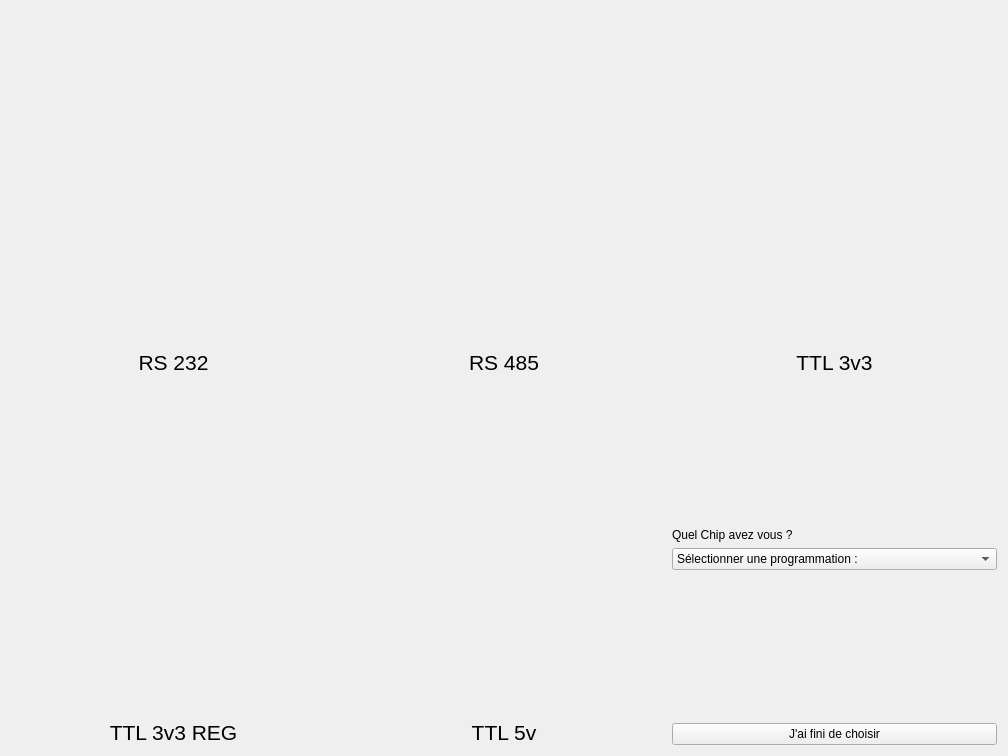
<?xml version="1.0" encoding="UTF-8"?>
<ui version="4.0">
 <class>Aide</class>
 <widget class="QWidget" name="Aide">
  <property name="geometry">
   <rect>
    <x>0</x>
    <y>0</y>
    <width>1008</width>
    <height>756</height>
   </rect>
  </property>
  <property name="minimumSize">
   <size>
    <width>1008</width>
    <height>756</height>
   </size>
  </property>
  <property name="windowTitle">
   <string>Form</string>
  </property>
  <layout class="QGridLayout" name="gridLayout">
   <item row="0" column="1">
    <layout class="QVBoxLayout" name="verticalLayout_2">
     <item>
      <widget class="QLabel" name="label_8">
       <property name="sizePolicy">
        <sizepolicy hsizetype="Preferred" vsizetype="Expanding">
         <horstretch>0</horstretch>
         <verstretch>0</verstretch>
        </sizepolicy>
       </property>
       <property name="minimumSize">
        <size>
         <width>100</width>
         <height>100</height>
        </size>
       </property>
       <property name="maximumSize">
        <size>
         <width>1000</width>
         <height>1000</height>
        </size>
       </property>
       <property name="text">
        <string/>
       </property>
       <property name="pixmap">
        <pixmap resource="images.qrc">:/USBRS485.png</pixmap>
       </property>
       <property name="scaledContents">
        <bool>true</bool>
       </property>
       <property name="alignment">
        <set>Qt::AlignCenter</set>
       </property>
      </widget>
     </item>
     <item>
      <widget class="QLabel" name="label_9">
       <property name="sizePolicy">
        <sizepolicy hsizetype="Preferred" vsizetype="Preferred">
         <horstretch>0</horstretch>
         <verstretch>0</verstretch>
        </sizepolicy>
       </property>
       <property name="text">
        <string>&lt;html&gt;&lt;head/&gt;&lt;body&gt;&lt;p&gt;&lt;span style=&quot; font-size:16pt;&quot;&gt;RS 485&lt;/span&gt;&lt;/p&gt;&lt;/body&gt;&lt;/html&gt;</string>
       </property>
       <property name="alignment">
        <set>Qt::AlignCenter</set>
       </property>
      </widget>
     </item>
    </layout>
   </item>
   <item row="0" column="0">
    <layout class="QVBoxLayout" name="verticalLayout">
     <item>
      <widget class="QLabel" name="label_2">
       <property name="sizePolicy">
        <sizepolicy hsizetype="Preferred" vsizetype="Expanding">
         <horstretch>0</horstretch>
         <verstretch>0</verstretch>
        </sizepolicy>
       </property>
       <property name="minimumSize">
        <size>
         <width>100</width>
         <height>100</height>
        </size>
       </property>
       <property name="maximumSize">
        <size>
         <width>1000</width>
         <height>1000</height>
        </size>
       </property>
       <property name="text">
        <string/>
       </property>
       <property name="pixmap">
        <pixmap resource="images.qrc">:/USBRS232.png</pixmap>
       </property>
       <property name="scaledContents">
        <bool>true</bool>
       </property>
       <property name="alignment">
        <set>Qt::AlignCenter</set>
       </property>
      </widget>
     </item>
     <item>
      <widget class="QLabel" name="label">
       <property name="sizePolicy">
        <sizepolicy hsizetype="Preferred" vsizetype="Preferred">
         <horstretch>0</horstretch>
         <verstretch>0</verstretch>
        </sizepolicy>
       </property>
       <property name="text">
        <string>&lt;html&gt;&lt;head/&gt;&lt;body&gt;&lt;p&gt;&lt;span style=&quot; font-size:16pt;&quot;&gt;RS 232&lt;/span&gt;&lt;/p&gt;&lt;/body&gt;&lt;/html&gt;</string>
       </property>
       <property name="alignment">
        <set>Qt::AlignCenter</set>
       </property>
      </widget>
     </item>
    </layout>
   </item>
   <item row="1" column="0">
    <layout class="QVBoxLayout" name="verticalLayout_9">
     <item>
      <widget class="QLabel" name="label_22">
       <property name="sizePolicy">
        <sizepolicy hsizetype="Preferred" vsizetype="Expanding">
         <horstretch>0</horstretch>
         <verstretch>0</verstretch>
        </sizepolicy>
       </property>
       <property name="minimumSize">
        <size>
         <width>100</width>
         <height>100</height>
        </size>
       </property>
       <property name="maximumSize">
        <size>
         <width>1000</width>
         <height>1000</height>
        </size>
       </property>
       <property name="text">
        <string/>
       </property>
       <property name="pixmap">
        <pixmap resource="images.qrc">:/USBTTL3V3REG.png</pixmap>
       </property>
       <property name="scaledContents">
        <bool>true</bool>
       </property>
       <property name="alignment">
        <set>Qt::AlignCenter</set>
       </property>
      </widget>
     </item>
     <item>
      <widget class="QLabel" name="label_23">
       <property name="sizePolicy">
        <sizepolicy hsizetype="Preferred" vsizetype="Preferred">
         <horstretch>0</horstretch>
         <verstretch>0</verstretch>
        </sizepolicy>
       </property>
       <property name="text">
        <string>&lt;html&gt;&lt;head/&gt;&lt;body&gt;&lt;p&gt;&lt;span style=&quot; font-size:16pt;&quot;&gt;TTL 3v3 REG&lt;/span&gt;&lt;/p&gt;&lt;/body&gt;&lt;/html&gt;</string>
       </property>
       <property name="alignment">
        <set>Qt::AlignCenter</set>
       </property>
      </widget>
     </item>
    </layout>
   </item>
   <item row="1" column="1">
    <layout class="QVBoxLayout" name="verticalLayout_8">
     <item>
      <widget class="QLabel" name="label_20">
       <property name="sizePolicy">
        <sizepolicy hsizetype="Preferred" vsizetype="Expanding">
         <horstretch>0</horstretch>
         <verstretch>0</verstretch>
        </sizepolicy>
       </property>
       <property name="minimumSize">
        <size>
         <width>100</width>
         <height>100</height>
        </size>
       </property>
       <property name="maximumSize">
        <size>
         <width>1000</width>
         <height>1000</height>
        </size>
       </property>
       <property name="text">
        <string/>
       </property>
       <property name="pixmap">
        <pixmap resource="images.qrc">:/USBTTL5V.png</pixmap>
       </property>
       <property name="scaledContents">
        <bool>true</bool>
       </property>
       <property name="alignment">
        <set>Qt::AlignCenter</set>
       </property>
      </widget>
     </item>
     <item>
      <widget class="QLabel" name="label_21">
       <property name="sizePolicy">
        <sizepolicy hsizetype="Preferred" vsizetype="Preferred">
         <horstretch>0</horstretch>
         <verstretch>0</verstretch>
        </sizepolicy>
       </property>
       <property name="text">
        <string>&lt;html&gt;&lt;head/&gt;&lt;body&gt;&lt;p&gt;&lt;span style=&quot; font-size:16pt;&quot;&gt;TTL 5v&lt;/span&gt;&lt;/p&gt;&lt;/body&gt;&lt;/html&gt;</string>
       </property>
       <property name="alignment">
        <set>Qt::AlignCenter</set>
       </property>
      </widget>
     </item>
    </layout>
   </item>
   <item row="0" column="2">
    <layout class="QVBoxLayout" name="verticalLayout_3">
     <item>
      <widget class="QLabel" name="label_10">
       <property name="sizePolicy">
        <sizepolicy hsizetype="Preferred" vsizetype="Expanding">
         <horstretch>0</horstretch>
         <verstretch>0</verstretch>
        </sizepolicy>
       </property>
       <property name="minimumSize">
        <size>
         <width>100</width>
         <height>100</height>
        </size>
       </property>
       <property name="maximumSize">
        <size>
         <width>1000</width>
         <height>1000</height>
        </size>
       </property>
       <property name="text">
        <string/>
       </property>
       <property name="pixmap">
        <pixmap resource="images.qrc">:/USBTTL3V3.png</pixmap>
       </property>
       <property name="scaledContents">
        <bool>true</bool>
       </property>
       <property name="alignment">
        <set>Qt::AlignCenter</set>
       </property>
      </widget>
     </item>
     <item>
      <widget class="QLabel" name="label_11">
       <property name="sizePolicy">
        <sizepolicy hsizetype="Preferred" vsizetype="Preferred">
         <horstretch>0</horstretch>
         <verstretch>0</verstretch>
        </sizepolicy>
       </property>
       <property name="text">
        <string>&lt;html&gt;&lt;head/&gt;&lt;body&gt;&lt;p&gt;&lt;span style=&quot; font-size:16pt;&quot;&gt;TTL 3v3&lt;/span&gt;&lt;/p&gt;&lt;/body&gt;&lt;/html&gt;</string>
       </property>
       <property name="alignment">
        <set>Qt::AlignCenter</set>
       </property>
      </widget>
     </item>
    </layout>
   </item>
   <item row="1" column="2">
    <layout class="QVBoxLayout" name="verticalLayout_7">
     <item>
      <spacer name="verticalSpacer_2">
       <property name="orientation">
        <enum>Qt::Vertical</enum>
       </property>
       <property name="sizeHint" stdset="0">
        <size>
         <width>20</width>
         <height>40</height>
        </size>
       </property>
      </spacer>
     </item>
     <item>
      <widget class="QLabel" name="label_3">
       <property name="sizePolicy">
        <sizepolicy hsizetype="Minimum" vsizetype="Fixed">
         <horstretch>0</horstretch>
         <verstretch>0</verstretch>
        </sizepolicy>
       </property>
       <property name="text">
        <string>Quel Chip avez vous ?</string>
       </property>
      </widget>
     </item>
     <item>
      <widget class="QComboBox" name="cboAideProg">
       <property name="sizePolicy">
        <sizepolicy hsizetype="Preferred" vsizetype="Fixed">
         <horstretch>0</horstretch>
         <verstretch>0</verstretch>
        </sizepolicy>
       </property>
       <item>
        <property name="text">
         <string>Sélectionner une programmation :</string>
        </property>
       </item>
       <item>
        <property name="text">
         <string>RS 232</string>
        </property>
       </item>
       <item>
        <property name="text">
         <string>RS 485</string>
        </property>
       </item>
       <item>
        <property name="text">
         <string>TTL 3v3</string>
        </property>
       </item>
       <item>
        <property name="text">
         <string>TTL 3v3 REG</string>
        </property>
       </item>
       <item>
        <property name="text">
         <string>TTL 5v</string>
        </property>
       </item>
      </widget>
     </item>
     <item>
      <spacer name="verticalSpacer">
       <property name="orientation">
        <enum>Qt::Vertical</enum>
       </property>
       <property name="sizeHint" stdset="0">
        <size>
         <width>20</width>
         <height>40</height>
        </size>
       </property>
      </spacer>
     </item>
     <item>
      <widget class="QPushButton" name="pushButton">
       <property name="sizePolicy">
        <sizepolicy hsizetype="Minimum" vsizetype="Minimum">
         <horstretch>0</horstretch>
         <verstretch>0</verstretch>
        </sizepolicy>
       </property>
       <property name="text">
        <string>J'ai fini de choisir</string>
       </property>
       <property name="icon">
        <iconset resource="images.qrc">
         <normaloff>:/CheckMark.png</normaloff>:/CheckMark.png</iconset>
       </property>
      </widget>
     </item>
    </layout>
   </item>
  </layout>
 </widget>
 <resources>
  <include location="images.qrc"/>
 </resources>
 <connections>
  <connection>
   <sender>cboAideProg</sender>
   <signal>currentIndexChanged(int)</signal>
   <receiver>Aide</receiver>
   <slot>updateAideProgIndex(int)</slot>
   <hints>
    <hint type="sourcelabel">
     <x>995</x>
     <y>572</y>
    </hint>
    <hint type="destinationlabel">
     <x>671</x>
     <y>730</y>
    </hint>
   </hints>
  </connection>
  <connection>
   <sender>pushButton</sender>
   <signal>clicked()</signal>
   <receiver>Aide</receiver>
   <slot>close()</slot>
   <hints>
    <hint type="sourcelabel">
     <x>902</x>
     <y>739</y>
    </hint>
    <hint type="destinationlabel">
     <x>1001</x>
     <y>673</y>
    </hint>
   </hints>
  </connection>
 </connections>
 <slots>
  <slot>updateAideProgIndex(int)</slot>
 </slots>
</ui>
